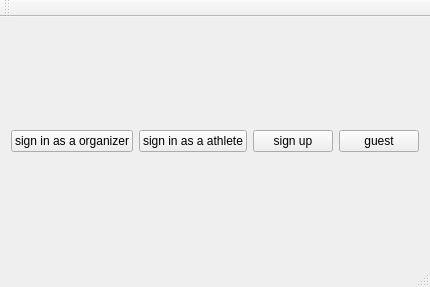
<?xml version="1.0" encoding="UTF-8"?>
<ui version="4.0">
 <class>MainWindow</class>
 <widget class="QMainWindow" name="MainWindow">
  <property name="geometry">
   <rect>
    <x>0</x>
    <y>0</y>
    <width>400</width>
    <height>287</height>
   </rect>
  </property>
  <property name="windowTitle">
   <string>sports olympiad</string>
  </property>
  <widget class="QWidget" name="centralWidget">
   <layout class="QVBoxLayout" name="verticalLayout">
    <item>
     <layout class="QHBoxLayout" name="horizontalLayout_2">
      <item>
       <widget class="QPushButton" name="in_organizer">
        <property name="text">
         <string>sign in as a organizer</string>
        </property>
       </widget>
      </item>
      <item>
       <widget class="QPushButton" name="in_athlete">
        <property name="text">
         <string>sign in as a athlete</string>
        </property>
       </widget>
      </item>
      <item>
       <widget class="QPushButton" name="signup">
        <property name="text">
         <string>sign up</string>
        </property>
       </widget>
      </item>
      <item>
       <widget class="QPushButton" name="guest">
        <property name="text">
         <string>guest</string>
        </property>
       </widget>
      </item>
     </layout>
    </item>
   </layout>
  </widget>
  <widget class="QMenuBar" name="menuBar">
   <property name="geometry">
    <rect>
     <x>0</x>
     <y>0</y>
     <width>400</width>
     <height>21</height>
    </rect>
   </property>
  </widget>
  <widget class="QToolBar" name="mainToolBar">
   <attribute name="toolBarArea">
    <enum>TopToolBarArea</enum>
   </attribute>
   <attribute name="toolBarBreak">
    <bool>false</bool>
   </attribute>
  </widget>
  <widget class="QStatusBar" name="statusBar"/>
 </widget>
 <layoutdefault spacing="6" margin="11"/>
 <resources/>
 <connections/>
</ui>
